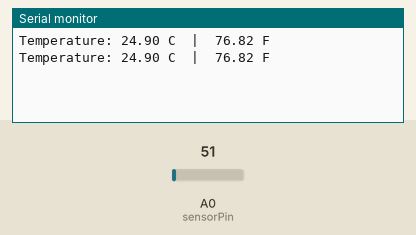
Simulated run of this sketch. Board: Arduino Uno, built with avr-gcc and run on an emulated ATmega328P. On the bench: the last lines printed to the serial monitor. Inputs (shaded band) come from the test bench; at power-on: A0 (sensorPin) = 51.

Above: at 1.8 s.
1.9 s: A0 (sensorPin) set to 61
At 2.8 s:
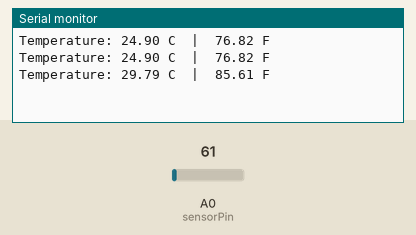
3.4 s: A0 (sensorPin) set to 71
At 4.8 s:
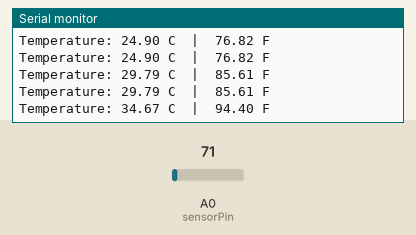
Timing chart, 0 to 6.4 s (numbered marks = the images above; inputs shaded):
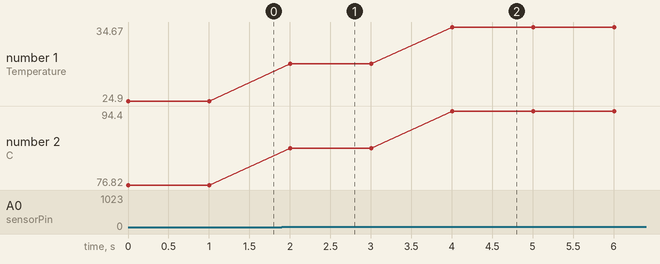

The sketch:

Lm35.ino
```cpp
/*********************************
 * Monitoring Suhu
 * Sensor : LM35
 * Board  : Arduino UNO
 * Output : Serial (9600)
 * DATA : A0, A1, A2, A3, A4, A5
 *********************************/

// Define the analog pin, the LM35's Vout pin is connected to
#define sensorPin A0
// #define sensorPin A1
// #define sensorPin A2
// #define sensorPin A3
// #define sensorPin A4
// #define sensorPin A5

void setup()
{
  // Begin serial communication at 9600 baud rate
  Serial.begin(9600);
}

void loop()
{
  // Get the voltage reading from the LM35
  int reading = analogRead(sensorPin);

  // Convert that reading into voltage
  float voltage = reading * (5.0 / 1024.0);

  // Convert the voltage into the temperature in Celsius
  float temperatureC = voltage * 100;

  // Print the temperature in Celsius
  Serial.print("Temperature: ");
  Serial.print(temperatureC);
  Serial.print(" C  |  ");

  // Print the temperature in Fahrenheit
  float temperatureF = (temperatureC * 9.0 / 5.0) + 32.0;
  Serial.print(temperatureF);
  Serial.println(" F");

  delay(1000); // wait a second between readings
}
```

Measured:
- after the input at 1.9 s, the serial monitor: prints a new line after 0.10 s (image 1)
- after the input at 3.4 s, the serial monitor: prints a new line after 0.61 s (image 2)
- plotted number 1: 24.9 → 29.79 after the input at 1.9 s, 29.79 → 34.67 after the input at 3.4 s
- plotted number 2: 76.82 → 85.61 after the input at 1.9 s, 85.61 → 94.4 after the input at 3.4 s
